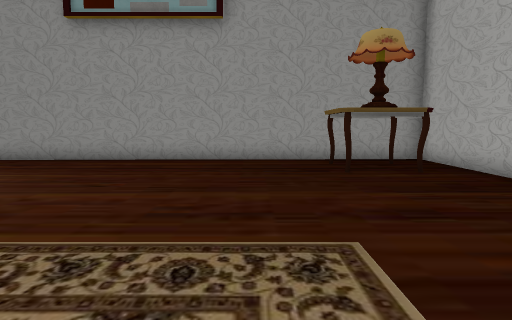
View 1 (above)

17 first-person views from a walk through a Unity game level. The camera is 1.2 m above the floor, tilts 6° down and sees 75° across. The floor is counted in squares, 1 m on a side. Each view is taken from the middle of a square. On the plan, view 1 faces up. The plan holds only what a view shows up to about 14 squares ahead; the rest is blank. Some surface patterns are stand-ins.

View 2
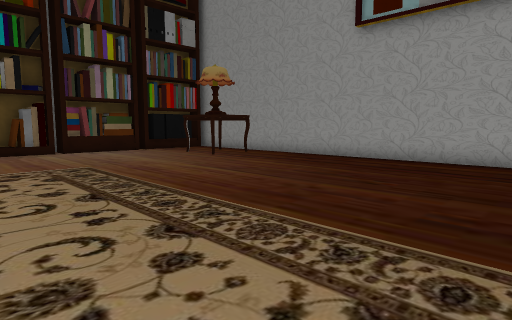

View 3
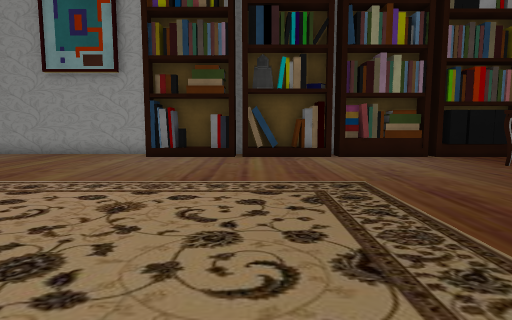

View 4
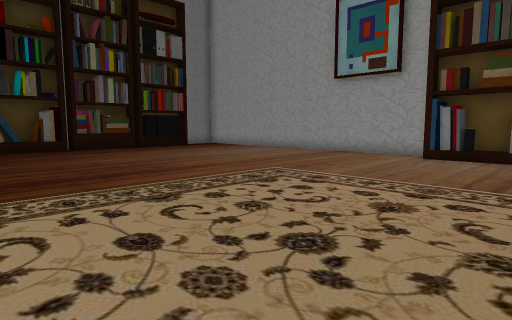

View 5
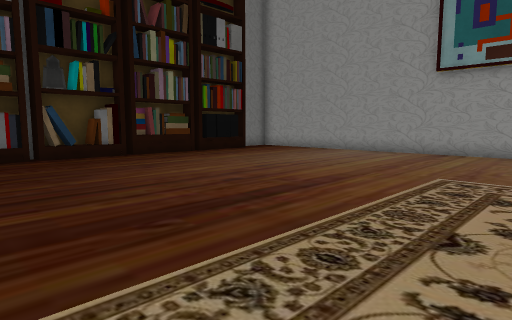

View 6
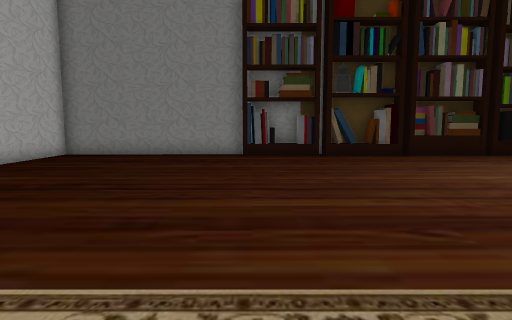

View 7
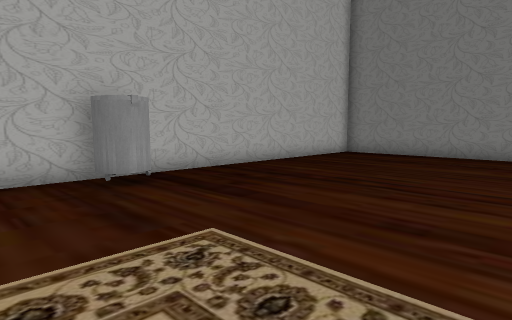

View 8
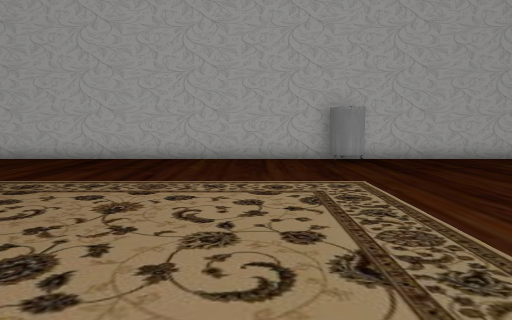

View 9
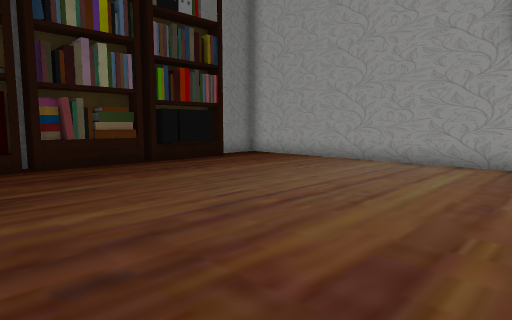

View 10
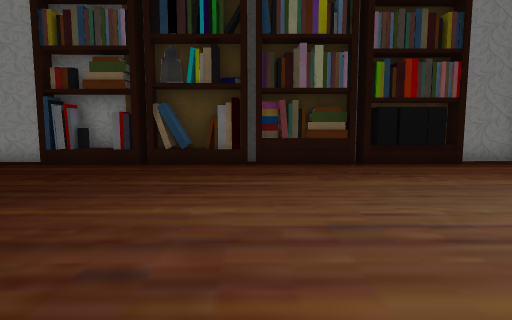

View 11
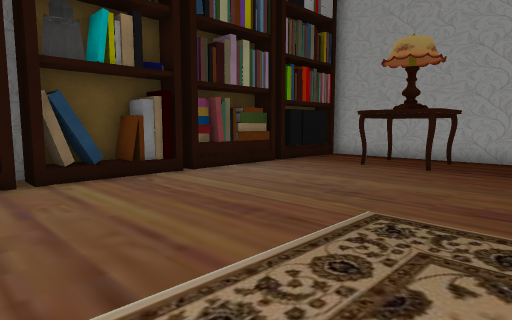

View 12
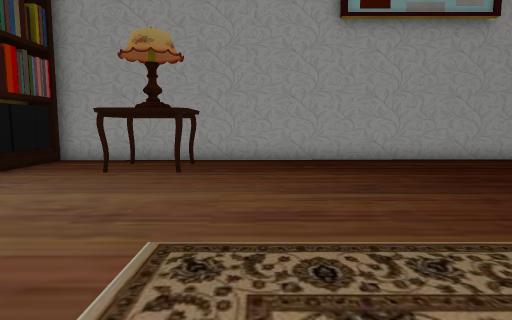

View 13
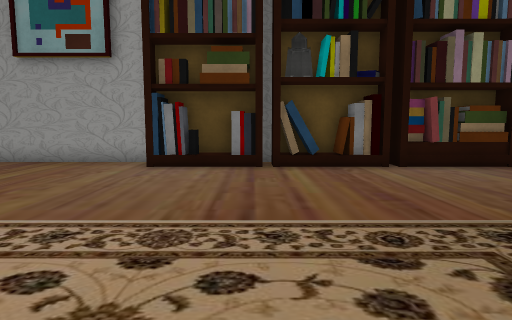

View 14
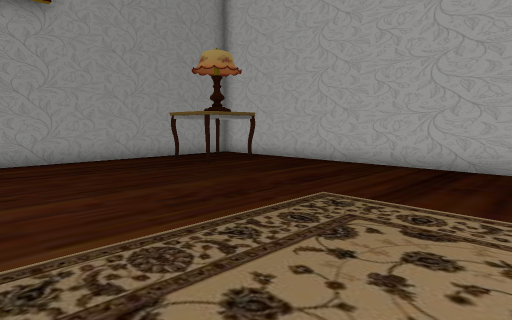

View 15
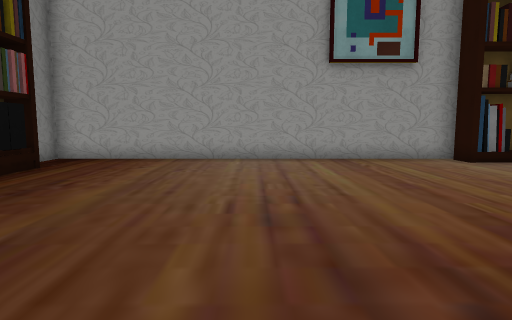

View 16
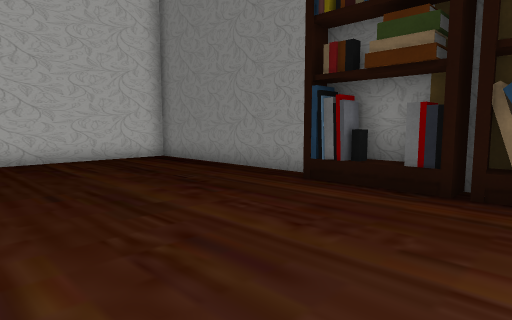

View 17
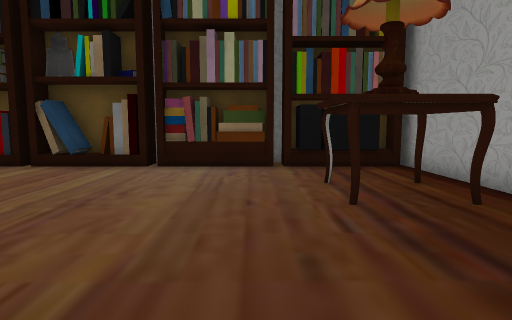

### Floor plan
Key: @ floor where view 1 was taken; # wall or solid block; . floor; T table; L lamp; B bookshelf; K books; O other object.
Columns run from 17 left of view 1 to 6 right of it. Each row starts with its distance up from view 1.
 12  #######################
 11  #.....................#
 10  #..TLT............TLT.#
  9 ##..TLL............TLL.#
  8 #B..TTT.............TT.#
  7 #K.....................#
  6 #K.....................#
  5 #K.....................#
  4 #B.....................#
  3 #K.....................#
  2 #K.....................#
  1 #K.....................#
  0 #B...............@.....#
 -1 ##.....................#
 -2 #K.....................#
 -3 ##.....................#
 -4 #......................#
 -5 #......................#
 -6 #....................OO#
 -7 #......................#
 -8 #......................#
 -9 #......................#
-10 #......................#
-11 #......................#
-12 #......................#
-13 #......................#
-14 #......................#
-15 #......................#
-16 #..O##OKKKOKK#K#.......#
-17 ###B #######BB##########

Where each view was taken, in squares from view 1:
view 1: 0 up, 0 right, facing up
view 2: 0 up, 0 right, facing up-left
view 3: 1 up, 3 left, facing left
view 4: 1 up, 3 left, facing down-left
view 5: 3 down, 2 left, facing down-left
view 6: 3 down, 2 left, facing down
view 7: 3 down, 2 left, facing down-right
view 8: 3 down, 6 left, facing right
view 9: 6 down, 6 left, facing down-left
view 10: 6 down, 8 left, facing down
view 11: 1 down, 8 left, facing up-left
view 12: 0 up, 9 left, facing up
view 13: 0 up, 6 left, facing left
view 14: 0 up, 4 left, facing up-right
view 15: 10 down, 5 left, facing left
view 16: 10 down, 6 left, facing down-right
view 17: 7 up, 6 left, facing left
